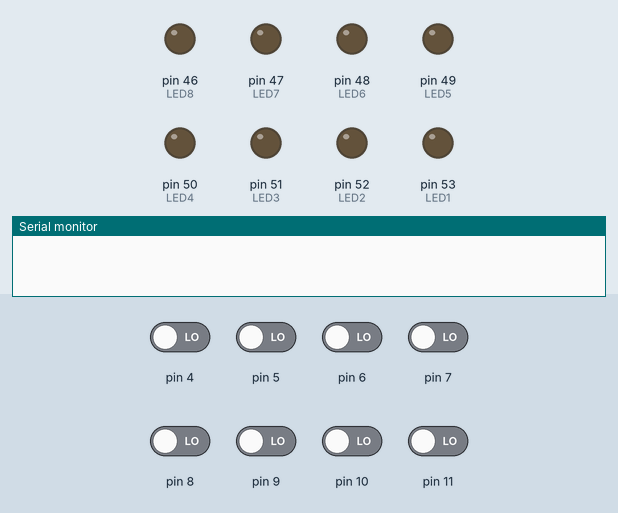
A sketch run on a simulated Arduino Mega 2560, built with avr-gcc and run on an emulated ATmega2560. Parts: output pins drawn as LEDs (lit = HIGH), the last lines printed to the serial monitor. Inputs (shaded band) come from the test bench; at power-on: pin 4–11 LOW.

Above: at 1.2 s.
1.3 s: pin 4 driven HIGH
At 1.8 s:
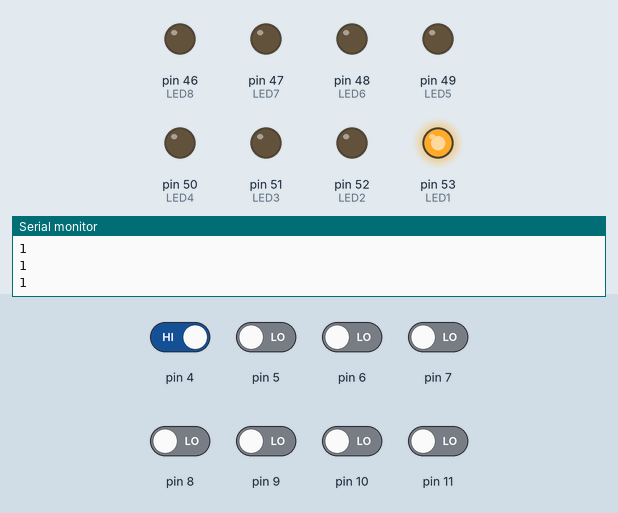
4.3 s: pin 5 driven HIGH
At 4.8 s:
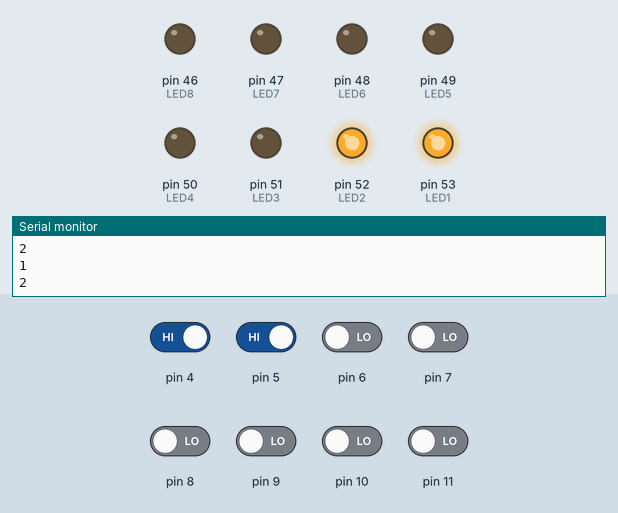
7.3 s: pin 6 driven HIGH
At 7.81 s:
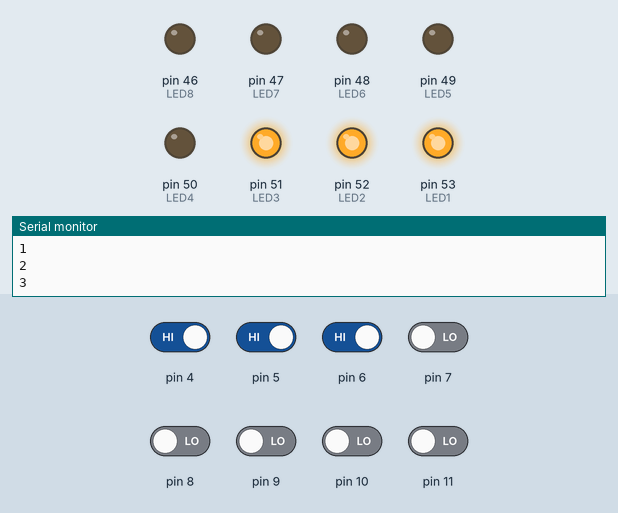
10.3 s: pin 7 driven HIGH
At 10.82 s:
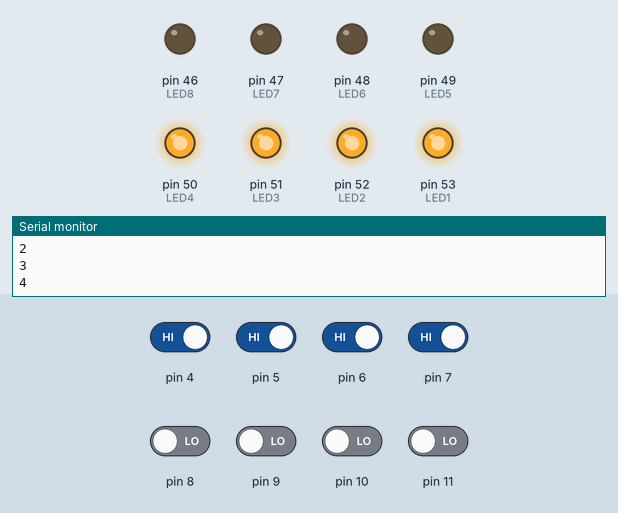
13.3 s: pin 8 driven HIGH
At 13.84 s:
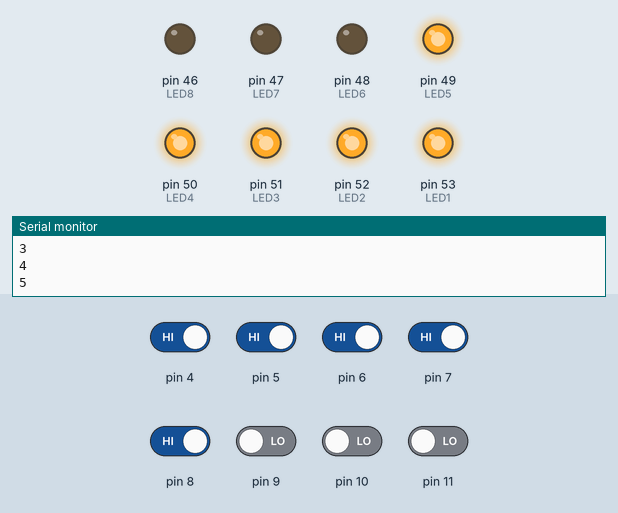
16.3 s: pin 9 driven HIGH
At 16.85 s:
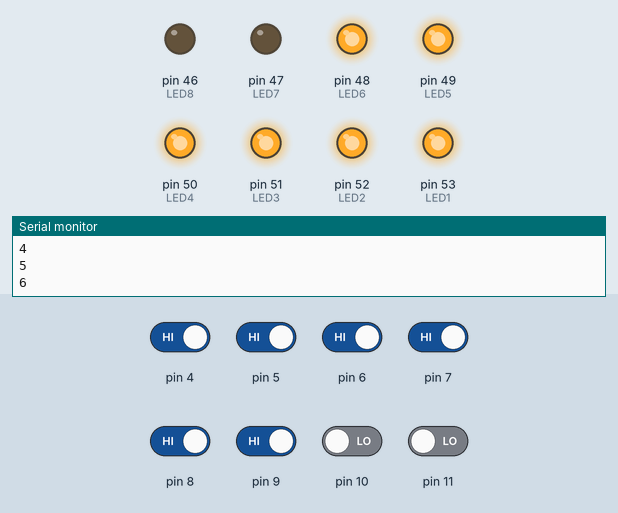
Timing chart, 0 to 19.3 s (numbered marks = the images above; inputs shaded):
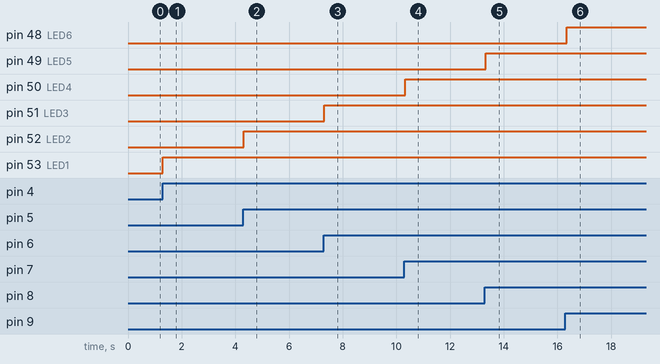

The sketch:

Serialer.ino
```cpp
//defines led outputs
#define LED1 53
#define LED2 52
#define LED3 51
#define LED4 50
#define LED5 49
#define LED6 48
#define LED7 47
#define LED8 46

int keyReading = 0;

void setup()
{
  Serial.begin(9600);

  for (int i = 4; i <= 11; i++){  //goes through 2 to 9 and sets up keys as inputs
    pinMode(i, INPUT);
  }
  for (int i = 25; i <= 29; i++){
    pinMode(i, INPUT);
  }
  for (int i = 46; i <= 53; i++){
    pinMode(i, OUTPUT);
  }
}


int ledPrinter(int currentLed)
{
  if (currentLed == 1){
    digitalWrite(LED1, HIGH);
  }
  else if (currentLed == 2){
    digitalWrite(LED2, HIGH);
  }
  else if (currentLed == 3){
    digitalWrite(LED3, HIGH);
  }
  else if (currentLed == 4){
    digitalWrite(LED4, HIGH);
  }
  else if (currentLed == 5){
    digitalWrite(LED5, HIGH);
  }
  else if (currentLed == 6){
    digitalWrite(LED6, HIGH);
  }
  else if (currentLed == 7){
    digitalWrite(LED7, HIGH);
  }
  else if (currentLed == 8){
    digitalWrite(LED8, HIGH);
  }
}


void loop()  //keeps looping through reading the keys
{
  for (int i = 1; i <= 8; i++){
    keyReading = digitalRead(i + 3);

    if (keyReading == 1){
      ledPrinter(i);
      Serial.println(i);
    }
  }
  delay(100);

  for (int i = 46; i <= 53; i++){
    digitalWrite(i, LOW);
  }
}
```

Measured:
- after the input at 1.3 s, pin 53 (LED1): LOW → HIGH at once
- after the input at 4.3 s, pin 52 (LED2): LOW → HIGH at once
- after the input at 7.3 s, pin 51 (LED3): LOW → HIGH at once
- after the input at 10.3 s, pin 50 (LED4): LOW → HIGH at once
- after the input at 13.3 s, pin 49 (LED5): LOW → HIGH at once
- after the input at 16.3 s, pin 48 (LED6): LOW → HIGH after 0.05 s
